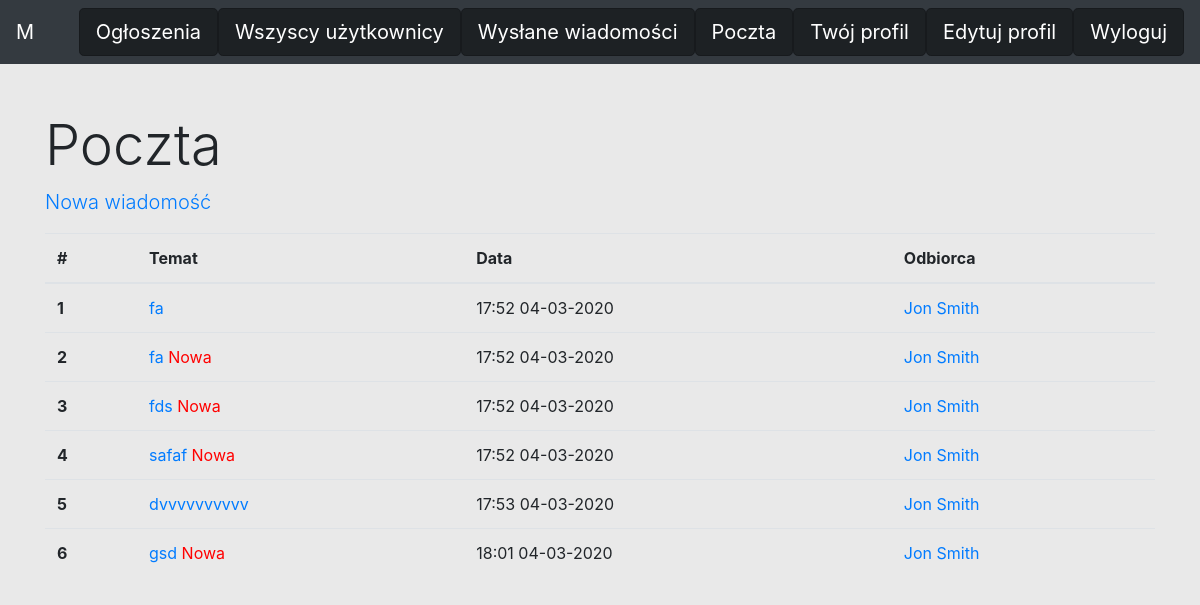
/mail.php (signed in), run on the app's committed database.
### tables this page shows
CREATE TABLE `mail` (
  `id` int(11) NOT NULL,
  `user1` int(11) NOT NULL,
  `user2` int(11) NOT NULL,
  `message` text NOT NULL,
  `subject` varchar(42) NOT NULL,
  `time` int(10) NOT NULL,
  `read` int(11) NOT NULL DEFAULT '0'
);

CREATE TABLE `users` (
  `id` int(11) NOT NULL,
  `login` varchar(32) NOT NULL,
  `password` varchar(32) NOT NULL,
  `name` varchar(32) DEFAULT NULL,
  `surname` varchar(32) NOT NULL,
  `bdate` varchar(20) NOT NULL,
  `email` varchar(32) NOT NULL,
  `phone` varchar(14) NOT NULL,
  `city` varchar(32) NOT NULL,
  `postcode` varchar(7) NOT NULL,
  `musicgenre` varchar(32) NOT NULL,
  `avatar` int(11) NOT NULL DEFAULT '0',
  `description` text NOT NULL,
  `language` varchar(100) NOT NULL
);

### mail.php (the view, shortened to what this page needs)
<?php
require './after_login.php';
?>
        <div class="container">
            <div class="row">
                <div class="col-12">
                    <h1 class="display-4">Poczta</h1>
                    <p class="lead">
                        <?php if (isset($_GET['wyslij'])) {
                            echo '<a href=\'mail.php\'>Powrót do poczty</a>';
                        } else {
                            if(isset($_GET['odczytaj'])){
                                echo '<a href=\'?wyslij\'>Odpowiedz</a> | <a href=\'mail.php\'>Powrót do poczty</a>';
                            }
                            else {
                                echo '<a href=\'?wyslij\'>Nowa wiadomość</a>';
                            }
                        } ?>
                    </p>
                </div>
            </div>
        </div>
    <div class='container'>
<?php
if (isset($_GET['wyslij'])) {
    $zapytanie = "select name, surname, id from users";
    $wynik = mysqli_query($connection, $zapytanie);
    echo "<form method='POST' action='new_message.php'>";
    echo "Wyślij do<br/>";
    echo "<select name='user' class=\"form-control\">";
    foreach (mysqli_fetch_all($wynik) as $uzytkownik) {
         if($uzytkownik[0] != NULL && $uzytkownik[2]!=$_SESSION['login']['id'])
         {
            echo "<option value=\"$uzytkownik[2]\">$uzytkownik[0] $uzytkownik[1]</option>";
        }
    }
    echo "</select><br/>";
    echo "Temat wiadomości";
    echo "<input class=\"form-control\" name='temat' required>";
    echo "<br/>Treść<br/>";
    echo "<textarea name='tresc' class=\"form-control\" rows=\"3\" required></textarea><br/>";
    echo "<button type=\"submit\" class=\"btn btn-dark\">Wyślij</button>";
    echo "</form>";
}
else {
    if (!isset($_GET['odczytaj'])){
        $id = $_SESSION['login']['id'];
    $zapytanie = "SELECT mail.time, mail.read, users.name, mail.id, mail.subject, mail.user1, users.surname FROM mail INNER JOIN users ON mail.user1 = users.id WHERE mail.user2 = $id";
    $wynik = mysqli_query($connection, $zapytanie);
    echo "
    <table class=\"table\">
  <thead>
    <tr>
      <th scope=\"col\">#</th>
      <th scope=\"col\">Temat</th>
      <th scope=\"col\">Data</th>
      <th scope=\"col\">Odbiorca</th>
    </tr>
  </thead>
  <tbody>";
    foreach (mysqli_fetch_all($wynik) as $key=>$wiadomosc) {
        if ($wiadomosc[1] == 0) {
            $odczytana = "<span style='color: red;'>Nowa</span>";
        }
        else {
            $odczytana = "";
        }
        ?>
    <tr>
      <th scope="row"><?php echo $key+1; ?></th>
      <td><?php echo "<a href='mail.php?odczytaj=$wiadomosc[3]'>$wiadomosc[4] $odczytana</a>"; ?></td>
      <td><?php echo date("G:i d-m-Y ", $wiadomosc[0]); ?></td>
      <td><?php echo "<a href='profil.php?id=$wiadomosc[5]'>$wiadomosc[2] $wiadomosc[6]</a>"; ?></td>
    </tr>
        <?php
    }
    echo "</tbody>
</table>";
    }
}
echo "</div>";

### data on the page
mail: subject "fa", time "17:52 04-03-2020", user1.name "Jon", user1.surname "Smith"
mail: subject "fa", read "Nowa", time "17:52 04-03-2020", user1.name "Jon", user1.surname "Smith"
mail: subject "fds", read "Nowa", time "17:52 04-03-2020", user1.name "Jon", user1.surname "Smith"
mail: subject "safaf", read "Nowa", time "17:52 04-03-2020", user1.name "Jon", user1.surname "Smith"
mail: subject "dvvvvvvvvvv", time "17:53 04-03-2020", user1.name "Jon", user1.surname "Smith"
mail: subject "gsd", read "Nowa", time "18:01 04-03-2020", user1.name "Jon", user1.surname "Smith"
